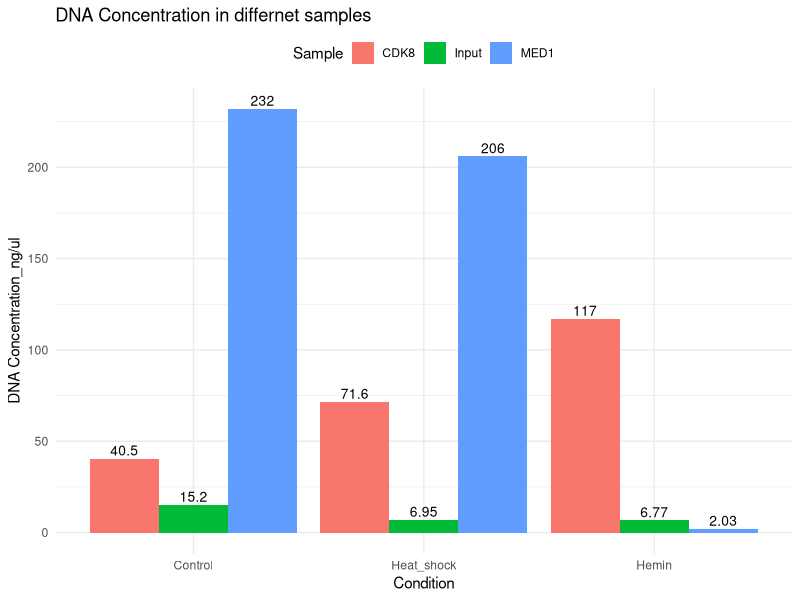
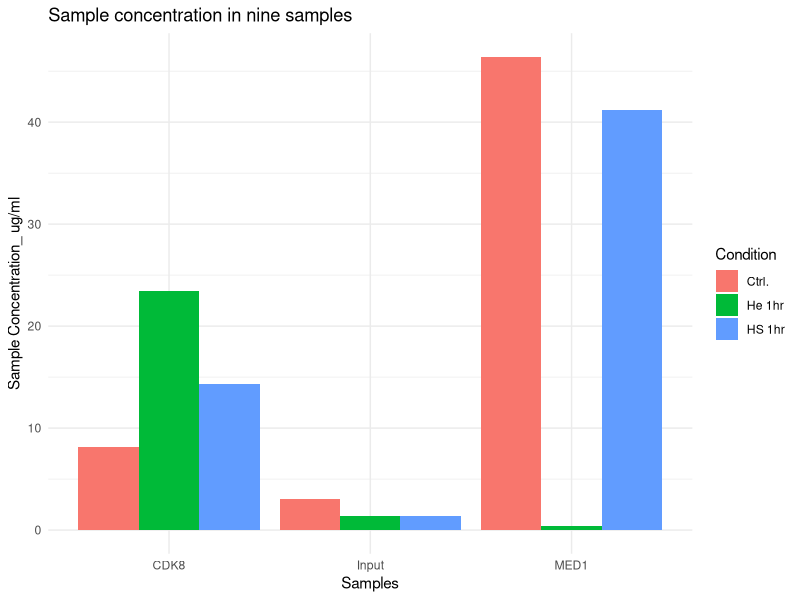

The R source for these figures, in order:
# library
library(ggplot2)

# Load necessary libraries
library(ggplot2)
library(tidyr)


# Load ggplot2
library(ggplot2)

# Example data
data <- data.frame(
  Sample = rep(c("Input", "MED1", "CDK8"), times = 3),
  Condition = rep(c("Control", "Hemin", "Heat_shock"), each = 3),
  DNA_Concentration = c(15.2, 232, 40.5, 6.77, 2.03, 117, 6.95, 206, 71.6)
)

# Create the plot
ggplot(data, aes(x = Condition, y = DNA_Concentration, fill = Sample)) +
  geom_bar(stat = "identity", position = position_dodge()) +
  geom_text(aes(label = DNA_Concentration), vjust = -0.3, position = position_dodge(0.9), size = 3.5) +
  labs(title = "DNA Concentration in differnet samples",
       x = "Condition",
       y = "DNA Concentration_ng/ul") +
  theme_minimal() +
  theme(legend.position = "top")


library(ggplot2)

# Create the data frame
data <- data.frame(
  Name = c("Input Ctrl.", "Input He 1hr", "Input HS 1hr", "MED1 Ctrl.", "MED1 He 1hr", "MED1 HS 1hr", "CDK8 Ctrl.", "CDK8 He 1hr", "CDK8 HS 1hr"),
  Sample_Conc = c(3.04, 1.35, 1.39, 46.4, 0.407, 41.2, 8.10, 23.4, 14.3)
)
# Extract Group and Condition from Name
data$Samples <- sapply(strsplit(as.character(data$Name), " "), function(x) x[1])
data$Condition <- sapply(strsplit(as.character(data$Name), " "), function(x) paste(x[-1], collapse=" "))

# Print the modified data frame to check
print(data)

# Create the grouped bar graph
ggplot(data, aes(x = Samples, y = Sample_Conc, fill = Condition)) +
  geom_bar(stat = 'identity', position = 'dodge') +
  labs(title = 'Sample concentration in nine samples', x = 'Samples', y = 'Sample Concentration_ ug/ml') +
  theme_minimal()
